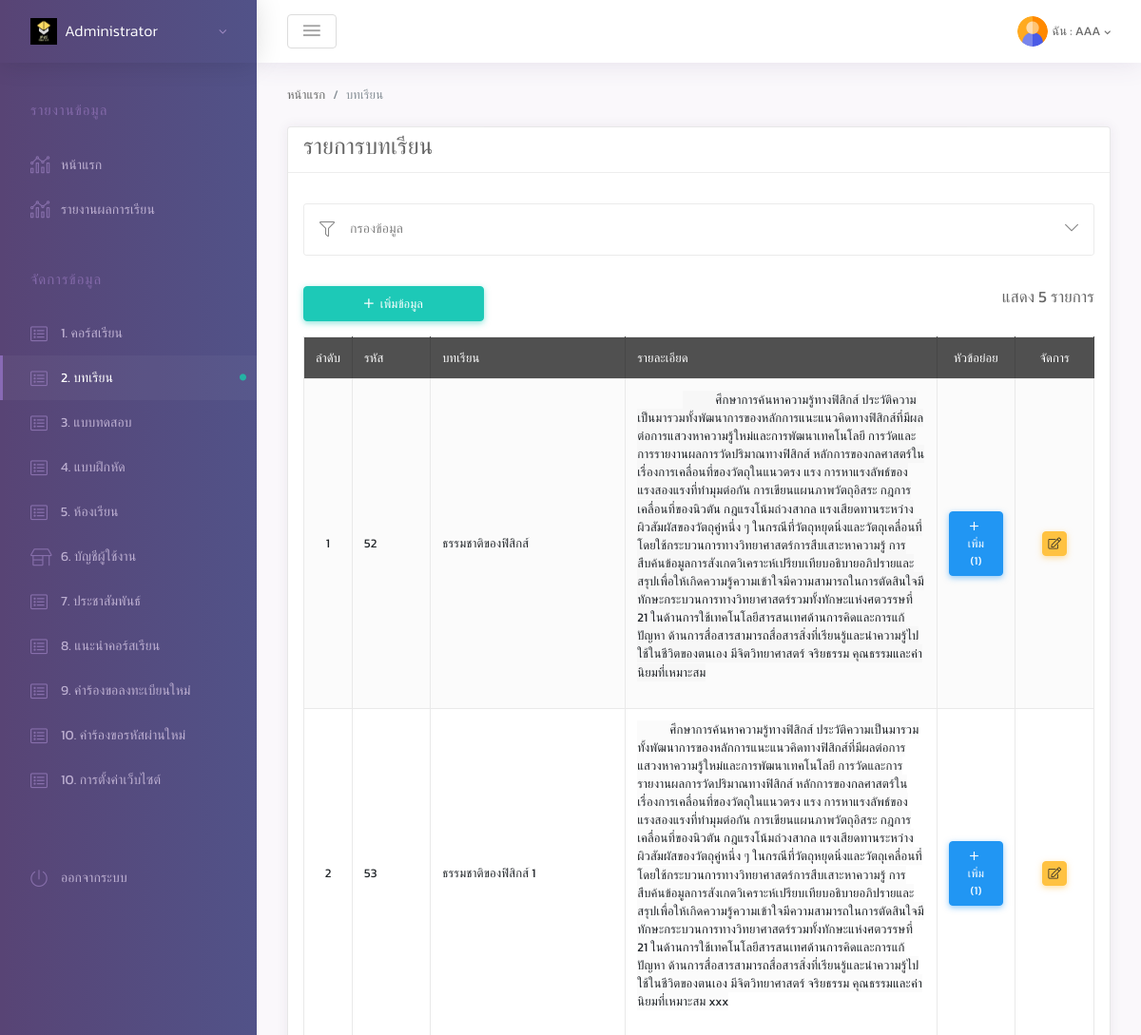
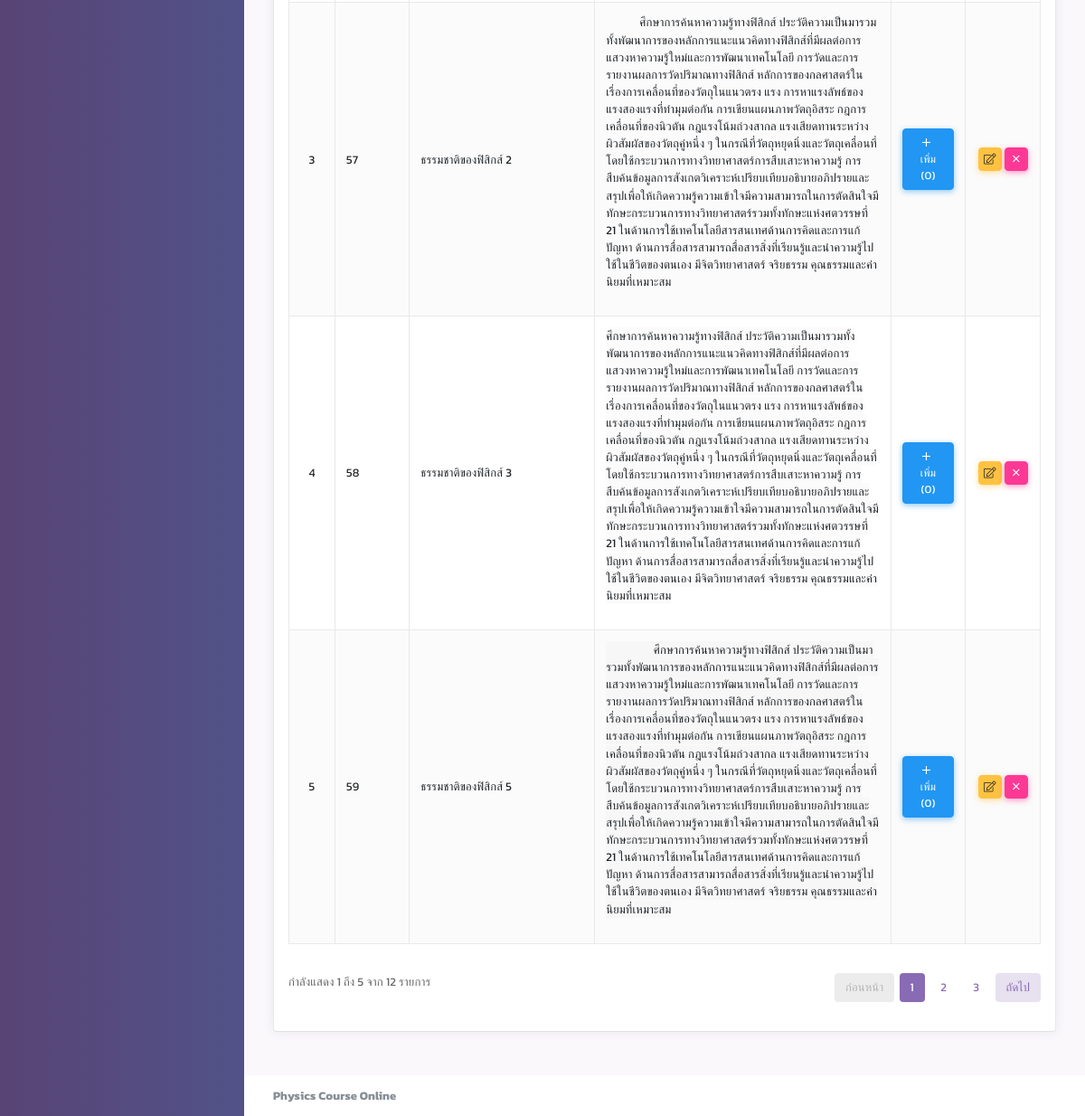
The page /php/html/admin/index.php?active=lesson&lesson on the database its author committed (2 pictures, top to bottom).
### tables this page shows
CREATE TABLE `lesson` (
  `ls_id` int(11) NOT NULL,
  `ls_name` varchar(500) NOT NULL,
  `ls_detail` varchar(2000) DEFAULT NULL,
  `save_time` timestamp NOT NULL DEFAULT current_timestamp(),
  `update_time` timestamp NOT NULL DEFAULT current_timestamp() ON UPDATE current_timestamp()
);

### php/html/admin/m2_lesson/l_logic.inc.php (called while the page is built, shortened)
<?php
$page = isset($_GET['page']) ? max(1, intval($_GET['page'])) : 1;
if (isset($_GET['btn_filter'])) {
    if ($_GET['fd_ls_id'] === '' && $_GET['fd_ls_name'] === '' && $_GET['fd_per_page'] === '') {
        echo '<script type="text/javascript">
                Swal.fire({
                icon: "error",
                title: "ล้มเหลว",
                text: "ต้องเลือกอย่างน้อย 1 รายการ"
                });
            </script>';
        echo "<meta http-equiv=\"refresh\" content=\"2; URL=?course\">";
        exit;
    } else {
        if ($_GET['fd_per_page'] !== '' && $_GET['fd_per_page'] !== 'all') {
            $per_page = intval($_GET['fd_per_page']);
        } else if ($_GET['fd_per_page'] === 'all') {
            $sql_v_all = $conn->prepare("SELECT COUNT(*) FROM lesson l");
            $sql_v_all->execute();
            $per_page = $sql_v_all->fetchColumn();
        } else {
            $per_page = 5;
        }
        $fd_ls_id = trim($_GET['fd_ls_id']);
        $fd_ls_name = trim($_GET['fd_ls_name']);
        $start_from = ($page - 1) * $per_page;
        $sql_all = "SELECT COUNT(*) FROM lesson l
                    WHERE 1=1";
        $sql = "SELECT l.*, (SELECT count(ls_id)  FROM sub_lesson sb WHERE sb.ls_id = l.ls_id) AS sls_count
                FROM lesson l
                WHERE 1=1";
        if ($_GET['fd_ls_id'] !== '') {
            $sql_all .= " AND l.ls_id LIKE :fd_ls_id ";
            $sql .= " AND l.ls_id LIKE :fd_ls_id ";
        }
        if ($_GET['fd_ls_name'] !== '') {
            $sql_all .= " AND l.ls_name LIKE :fd_ls_name ";
            $sql .= " AND l.ls_name LIKE :fd_ls_name ";
        }
        $sql .= " LIMIT :start_from, :per_page ";
        $select_all = $conn->prepare($sql_all);
        $select = $conn->prepare($sql);
        if ($_GET['fd_ls_id'] !== '') {
            $fd_ls_id = '%' . $_GET['fd_ls_id'] . '%';
            $select_all->bindParam(':fd_ls_id', $fd_ls_id, PDO::PARAM_STR);
            $select->bindParam(':fd_ls_id', $fd_ls_id, PDO::PARAM_STR);
        }
        if ($_GET['fd_ls_name'] !== '') {
            $fd_ls_name = '%' . $_GET['fd_ls_name'] . '%';
            $select_all->bindParam(':fd_ls_name', $fd_ls_name, PDO::PARAM_STR);
            $select->bindParam(':fd_ls_name', $fd_ls_name, PDO::PARAM_STR);
        }
        $select->bindParam(':start_from', $start_from, PDO::PARAM_INT);
        $select->bindParam(':per_page', $per_page, PDO::PARAM_INT);
        $select_all->execute();
        $select->execute();
        $total_records = $select_all->fetchColumn();
        $total_pages = ceil($total_records / $per_page);
        if ($_GET['fd_per_page'] === '') {
            $s_per_page = '-- เลือก --';
            $v_per_page = '';
        } else if ($_GET['fd_per_page'] === 'all') {
            $s_per_page = 'ทั้งหมด';
            $v_per_page = 'all';
        } else {
            $s_per_page = $_GET['fd_per_page'];
            $v_per_page = $_GET['fd_per_page'];
        }
        if ($_GET['fd_ls_id'] === '') {
            $v_ls_id = '';
        } else {
            $v_ls_id = $_GET['fd_ls_id'];
        }
        if ($_GET['fd_ls_name'] === '') {
            $v_ls_name = '';
        } else {
            $v_ls_name = $_GET['fd_ls_name'];
        }
    }
} else {
    $per_page = 5;
    $start_from = ($page - 1) * $per_page;
    $select = $conn->prepare("SELECT l.*, (SELECT count(ls_id)  FROM sub_lesson sb WHERE sb.ls_id = l.ls_id) AS sls_count
                            FROM lesson l
                            LIMIT :start_from, :per_page");
    $select->bindParam(':start_from', $start_from, PDO::PARAM_INT);
    $select->bindParam(':per_page', $per_page, PDO::PARAM_INT);
    $select->execute();
}

### php/html/admin/m2_lesson/lesson.php (the view, shortened to what this page needs)
<?php
require_once 'l_logic.inc.php';
require_once 'l_db_add.inc.php';
?>
<ol class="breadcrumb page-breadcrumb">
    <li class="breadcrumb-item">หน้าแรก </li>
    <li class="breadcrumb-item active">บทเรียน </li>
</ol>
<div class="row">
    <div class="col-xl-12">
        <div id="panel-1" class="panel">
            <div class="panel-hdr">
                <h1>รายการบทเรียน</h1>
            </div>
            <div class="panel-container show">
                <div class="panel-content">
                    <div class="row mt-3">
                        <div class="col-sm-12">
                            <?php include 'l_filter_data.inc.php' ?>
                        </div>
                    </div>
                    <div class="row mt-5">
                        <div class="col-sm-12 col-md-3">
                            <button type="button" class="btn btn-success btn-block waves-effect waves-themed" data-toggle="modal" data-target="#add-modal">
                                <span class="fal fa-plus mr-1"></span> เพิ่มข้อมูล
                            </button>
                        </div>
                        <div class="col-sm-12 col-md-9">
                            <h4 class="text-right">แสดง <?= $per_page; ?> รายการ</h4>
                        </div>
                    </div>
                    <div class="row mt-3">
                        <div class="col-sm-12">
                            <table id="dt-basic-example" class="table table-bordered table-striped w-100">
                                <thead class="bg-dark text-white">
                                    <tr>
                                        <th style="width:5%; text-align: center; vertical-align: middle;">ลำดับ</th>
                                        <th style="width:10%; text-align: left; vertical-align: middle;">รหัส</th>
                                        <th style="width:25%; text-align: left; vertical-align: middle;">บทเรียน</th>
                                        <th style="width:40%; text-align: left; vertical-align: middle;">รายละเอียด</th>
                                        <th style="width:10%; text-align: center; vertical-align: middle;">หัวข้อย่อย</th>
                                        <th style="width:10%; text-align: center; vertical-align: middle;">จัดการ</th>
                                    </tr>
                                </thead>
                                <tbody>
                                    <?php
                                    $i = 1;
                                    while ($row = $select->fetch(PDO::FETCH_ASSOC)) {
                                    ?>
                                        <tr>
                                            <td style="text-align: center; vertical-align: middle;"><?= $i++; ?></td>
                                            <td style="text-align: left; vertical-align: middle;"><?= $row['ls_id']; ?></td>
                                            <td style="text-align: left; vertical-align: middle;"><?= $row['ls_name']; ?></td>
                                            <td style="text-align: left; vertical-align: middle;"><?= $row['ls_detail']; ?></td>
                                            <td style="text-align: center; vertical-align: middle;">
                                                <a href="?active=lesson&lesson_sub=<?= $row['ls_id']; ?>" class="btn btn-sm btn-info waves-effect waves-themed">
                                                    <span class="fal fa-plus mr-1"></span>
                                                    เพิ่ม (<?= $row['sls_count']; ?>)
                                                    </ฟ>
                                            </td>
                                            <td style="text-align: center; vertical-align: middle;">
                                                <button type="button" class="btn btn-warning btn-sm btn-icon waves-effect waves-themed" data-toggle="modal" data-target="#edit-modal<?= $row['ls_id']; ?>"><i class="fal fa-edit"></i></button>
                                                <?php if ($row['sls_count'] < 1) { ?>
                                                    <button type="button" class="btn btn-danger btn-sm btn-icon waves-effect waves-themed" data-toggle="modal" data-target="#del-modal<?= $row['ls_id']; ?>"><i class="fal fa-times"></i></button>
                                                <?php } ?>
                                            </td>
                                        </tr>
                                    <?php } ?>
                                </tbody>
                            </table>
                        </div>
                    </div>
                    <?php include 'l_pagination.inc.php' ?>
                </div>
            </div>
        </div>
    </div>
</div>

### rows shown on the page
lesson: ls_id "52", ls_name "ธรรมชาติของฟิสิกส์", ls_detail "ศึกษาการค้นหาความรู้ทางฟิสิกส์ ประวัติความเป็นมารวมทั้งพัฒนาการของหลักการแนะแนวคิดทางฟิสิกส์ที่มีผลต่อการแสวงหาความรู้ใหม่และการพัฒนาเทคโนโลยี การวัดและการรายงานผลการวัดปริมาณทางฟิสิกส์ หลักการของกลศาสตร์ในเรื่องการเคลื่อนที่ของวัตถุในแนวตรง แรง การหาแรงลัพธ์ของแรงสองแรงที่ทำมุมต่อกัน การเขียนแผนภาพวัตถุอิสระ กฎการเคลื่อนที่ของนิวตัน กฎแรงโน้มถ่วงสากล แรงเสียดทานระหว่างผิวสัมผัสของวัตถุคู่หนึ่ง ๆ ในกรณีที่วัตถุหยุดนิ่งและวัตถุเคลื่อนที่โดยใช้กระบวนการทางวิทยาศาสตร์การสืบเสาะหาความรู้ การสืบค้นข้อมูลการสังเกตวิเคราะห์เปรียบเทียบอธิบายอภิปรายและสรุปเพื่อให้เกิดความรู้ความเข้าใจมีความสามารถในการตัดสินใจมีทักษะกระบวนการทางวิทยาศาสตร์รวมทั้งทักษะแห่งศตวรรษที่ 21…", sls_count "1"
lesson: ls_id "53", ls_name "ธรรมชาติของฟิสิกส์ 1", ls_detail "ศึกษาการค้นหาความรู้ทางฟิสิกส์ ประวัติความเป็นมารวมทั้งพัฒนาการของหลักการแนะแนวคิดทางฟิสิกส์ที่มีผลต่อการแสวงหาความรู้ใหม่และการพัฒนาเทคโนโลยี การวัดและการรายงานผลการวัดปริมาณทางฟิสิกส์ หลักการของกลศาสตร์ในเรื่องการเคลื่อนที่ของวัตถุในแนวตรง แรง การหาแรงลัพธ์ของแรงสองแรงที่ทำมุมต่อกัน การเขียนแผนภาพวัตถุอิสระ กฎการเคลื่อนที่ของนิวตัน กฎแรงโน้มถ่วงสากล แรงเสียดทานระหว่างผิวสัมผัสของวัตถุคู่หนึ่ง ๆ ในกรณีที่วัตถุหยุดนิ่งและวัตถุเคลื่อนที่โดยใช้กระบวนการทางวิทยาศาสตร์การสืบเสาะหาความรู้ การสืบค้นข้อมูลการสังเกตวิเคราะห์เปรียบเทียบอธิบายอภิปรายและสรุปเพื่อให้เกิดความรู้ความเข้าใจมีความสามารถในการตัดสินใจมีทักษะกระบวนการทางวิทยาศาสตร์รวมทั้งทักษะแห่งศตวรรษที่ 21…", sls_count "1"
lesson: ls_id "57", ls_name "ธรรมชาติของฟิสิกส์ 2", ls_detail "ศึกษาการค้นหาความรู้ทางฟิสิกส์ ประวัติความเป็นมารวมทั้งพัฒนาการของหลักการแนะแนวคิดทางฟิสิกส์ที่มีผลต่อการแสวงหาความรู้ใหม่และการพัฒนาเทคโนโลยี การวัดและการรายงานผลการวัดปริมาณทางฟิสิกส์ หลักการของกลศาสตร์ในเรื่องการเคลื่อนที่ของวัตถุในแนวตรง แรง การหาแรงลัพธ์ของแรงสองแรงที่ทำมุมต่อกัน การเขียนแผนภาพวัตถุอิสระ กฎการเคลื่อนที่ของนิวตัน กฎแรงโน้มถ่วงสากล แรงเสียดทานระหว่างผิวสัมผัสของวัตถุคู่หนึ่ง ๆ ในกรณีที่วัตถุหยุดนิ่งและวัตถุเคลื่อนที่โดยใช้กระบวนการทางวิทยาศาสตร์การสืบเสาะหาความรู้ การสืบค้นข้อมูลการสังเกตวิเคราะห์เปรียบเทียบอธิบายอภิปรายและสรุปเพื่อให้เกิดความรู้ความเข้าใจมีความสามารถในการตัดสินใจมีทักษะกระบวนการทางวิทยาศาสตร์รวมทั้งทักษะแห่งศตวรรษที่ 21…", sls_count "0"
lesson: ls_id "58", ls_name "ธรรมชาติของฟิสิกส์ 3", ls_detail "ศึกษาการค้นหาความรู้ทางฟิสิกส์ ประวัติความเป็นมารวมทั้งพัฒนาการของหลักการแนะแนวคิดทางฟิสิกส์ที่มีผลต่อการแสวงหาความรู้ใหม่และการพัฒนาเทคโนโลยี การวัดและการรายงานผลการวัดปริมาณทางฟิสิกส์ หลักการของกลศาสตร์ในเรื่องการเคลื่อนที่ของวัตถุในแนวตรง แรง การหาแรงลัพธ์ของแรงสองแรงที่ทำมุมต่อกัน การเขียนแผนภาพวัตถุอิสระ กฎการเคลื่อนที่ของนิวตัน กฎแรงโน้มถ่วงสากล แรงเสียดทานระหว่างผิวสัมผัสของวัตถุคู่หนึ่ง ๆ ในกรณีที่วัตถุหยุดนิ่งและวัตถุเคลื่อนที่โดยใช้กระบวนการทางวิทยาศาสตร์การสืบเสาะหาความรู้ การสืบค้นข้อมูลการสังเกตวิเคราะห์เปรียบเทียบอธิบายอภิปรายและสรุปเพื่อให้เกิดความรู้ความเข้าใจมีความสามารถในการตัดสินใจมีทักษะกระบวนการทางวิทยาศาสตร์รวมทั้งทักษะแห่งศตวรรษที่ 21…", sls_count "0"
lesson: ls_id "59", ls_name "ธรรมชาติของฟิสิกส์ 5", ls_detail "ศึกษาการค้นหาความรู้ทางฟิสิกส์ ประวัติความเป็นมารวมทั้งพัฒนาการของหลักการแนะแนวคิดทางฟิสิกส์ที่มีผลต่อการแสวงหาความรู้ใหม่และการพัฒนาเทคโนโลยี การวัดและการรายงานผลการวัดปริมาณทางฟิสิกส์ หลักการของกลศาสตร์ในเรื่องการเคลื่อนที่ของวัตถุในแนวตรง แรง การหาแรงลัพธ์ของแรงสองแรงที่ทำมุมต่อกัน การเขียนแผนภาพวัตถุอิสระ กฎการเคลื่อนที่ของนิวตัน กฎแรงโน้มถ่วงสากล แรงเสียดทานระหว่างผิวสัมผัสของวัตถุคู่หนึ่ง ๆ ในกรณีที่วัตถุหยุดนิ่งและวัตถุเคลื่อนที่โดยใช้กระบวนการทางวิทยาศาสตร์การสืบเสาะหาความรู้ การสืบค้นข้อมูลการสังเกตวิเคราะห์เปรียบเทียบอธิบายอภิปรายและสรุปเพื่อให้เกิดความรู้ความเข้าใจมีความสามารถในการตัดสินใจมีทักษะกระบวนการทางวิทยาศาสตร์รวมทั้งทักษะแห่งศตวรรษที่ 21…", sls_count "0"

### other values the page prints
$per_page "5"
min($page * $per_page, $total_records) "5"
$total_records "12"
